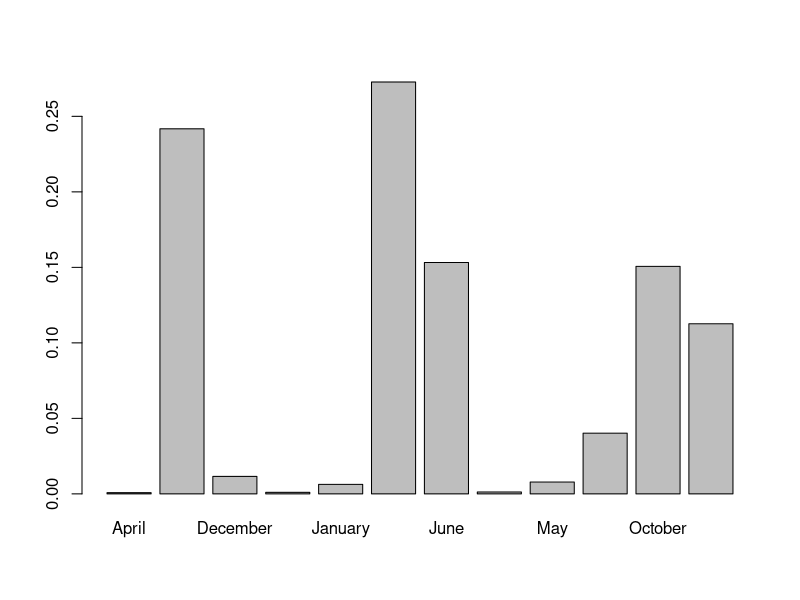
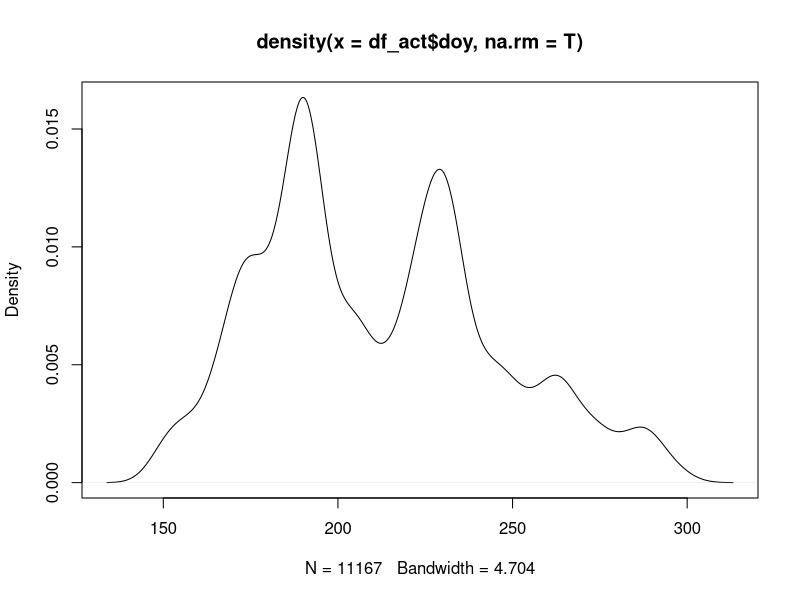
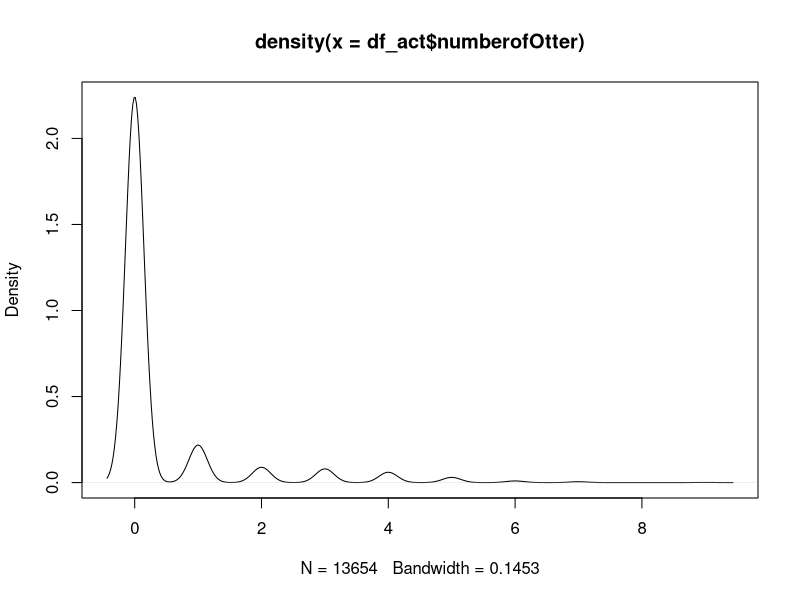

Write the R code that produced these figures, in order.
# The purpose of this file is import and examine otter activity data from Terra Nova National Park (TNNP) and the Glovertown Newfoundland area.  Data provided by David Cote, 2024-09-23, from Chelsey Lawrence's thesis.

# see notes from 2024-09-20 (notebook) for questions

# Set up a project - see the below link for directions.
#https://happygitwithr.com/rstudio-git-github.html

# But basically:
# 1.	Set up a Git repo on GitHub.
# 2.	Create the project in R - New Project - VErsion Control - Git
# 3. type "git add -A" in the terminal
# 4.	Create a bunch of directories automatically (see below)
# 5. Copy git -ignore file

#Create a "name_dat.R" file
#put this file in the folder with the project and create the following subfolders
if(!dir.exists("archive"))dir.create("archive")
if(!dir.exists("data"))dir.create("data")
if(!dir.exists("data_derived"))dir.create("data_derived")
if(!dir.exists("figs"))dir.create("figs") #for publication quality only
if(!dir.exists("output"))dir.create("output") # for tables and figures
if(!dir.exists("ms"))dir.create("ms") # manuscript
if(!dir.exists("report"))dir.create("report") #for rmd report
if(!dir.exists("refs"))dir.create("refs") #for rmd report


# Start----
#libraries
#library(readr)
library(readxl)
library(lubridate)
# library(dplyr)
# library(tidyr)
# library(ggplot2)
# library(plotly)
# library(purrr)
# library(magrittr)

options(dplyr.print_max = 1e9)

# Source files and objects
#source("simpleLRP_FUN.R")


# Data ----

## camera activity data----
## 
df_act <- read_excel("data/camera_activity_5-11-2014.xlsx")
str(df_act)

# most of the data are date/time/site; the rest is temp and otters

unique(df_act$season) # not sure if this needs to be changed
# deployment_date and retrieval date are in a terrible format and don't quite match with date.  There is also a doy, day of study, month, timeofday (h:mm:ss) time.of.day (? PosicX??), hour, year, day.night.
# hours and days seem to be how long the camera was out

unique(df_act$year) # 2012, 2013, 2014

# site has a number and name
unique(df_act$site_name)
df_act$site_name <- as.factor(df_act$site_name)

summary(df_act)

unique(df_act$month)


df_act$month[df_act$month == "Feburary"] <- "February"

unique(df_act$month)
barplot(prop.table(table(df_act$month)))
# probably want to order this by Month so change with lubridate I think- 

# no records of doy or day of study from 11169 onwards 
plot(density(df_act$doy, na.rm = T))
df_act[is.na(df_act$doy), 10]

# temperature appears to be in F and C


# Otters are detected and number
plot(density(df_act$numberofOtter))


## latrine distributions ----
# going to need Dave's help with this!!!
df_lat <- read_excel("data/latrine_distributions_29-7-2014.xlsx", sheet = "original")
str(df_lat)

## camera functioning ----
### gives camera and dates deployed with number days out and days captured which I think is how many days of data.  NA means a "camera not set up" but in some cases, its blank.  Card filled seems to happen when days_capture << days_out.  But camera malfuction can also cause this problem - see Cote about this.
# "camera didn’t trigger after" - not sure what this means?

# should filter out records based on camera malfunction and otehr criteria?
# do we need to extract date or is this in df_act?
df_cam <- read_excel("data/Camera_functioning.xlsx")
str(df_cam)
View(df_cam)
unique(df_cam$year)
df_cam$days_out <- as.numeric(df_cam$days_out)
summary(df_cam$days_out)
